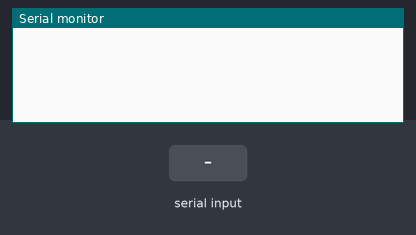
This sketch was run on a simulated Arduino Uno, built with avr-gcc and run on an emulated ATmega328P. On the bench: the last lines printed to the serial monitor. Inputs (shaded band) come from the test bench.

Above: at 1.2 s.
1.3 s: "1" received over Serial
At 3.5 s:
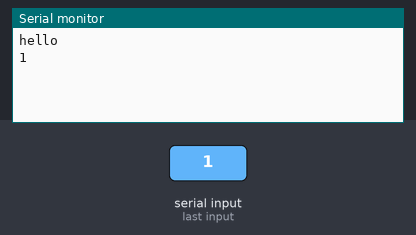
3.8 s: "0" received over Serial
At 4.6 s:
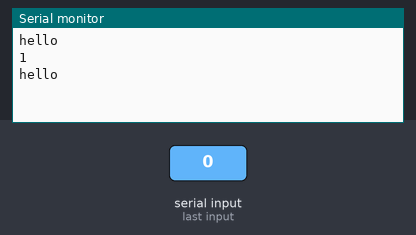
5.3 s: "2" received over Serial
At 7.7 s:
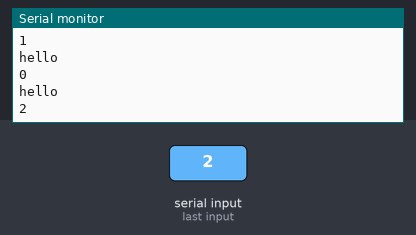

The sketch:

sketch_mar17a.ino
```cpp
void setup() {
  Serial.begin(9600);
}

void loop() {
  if (Serial.available()) {
    Serial.println("hello");
  // put your main code here, to run repeatedly:
  String data = Serial.readString();
  Serial.println(data);
  }
}
```

Measured:
- after the input at 1.3 s, the serial monitor: prints a new line at once (image 1)
- after the input at 5.3 s, the serial monitor: prints a new line after 1.0 s (image 3)
